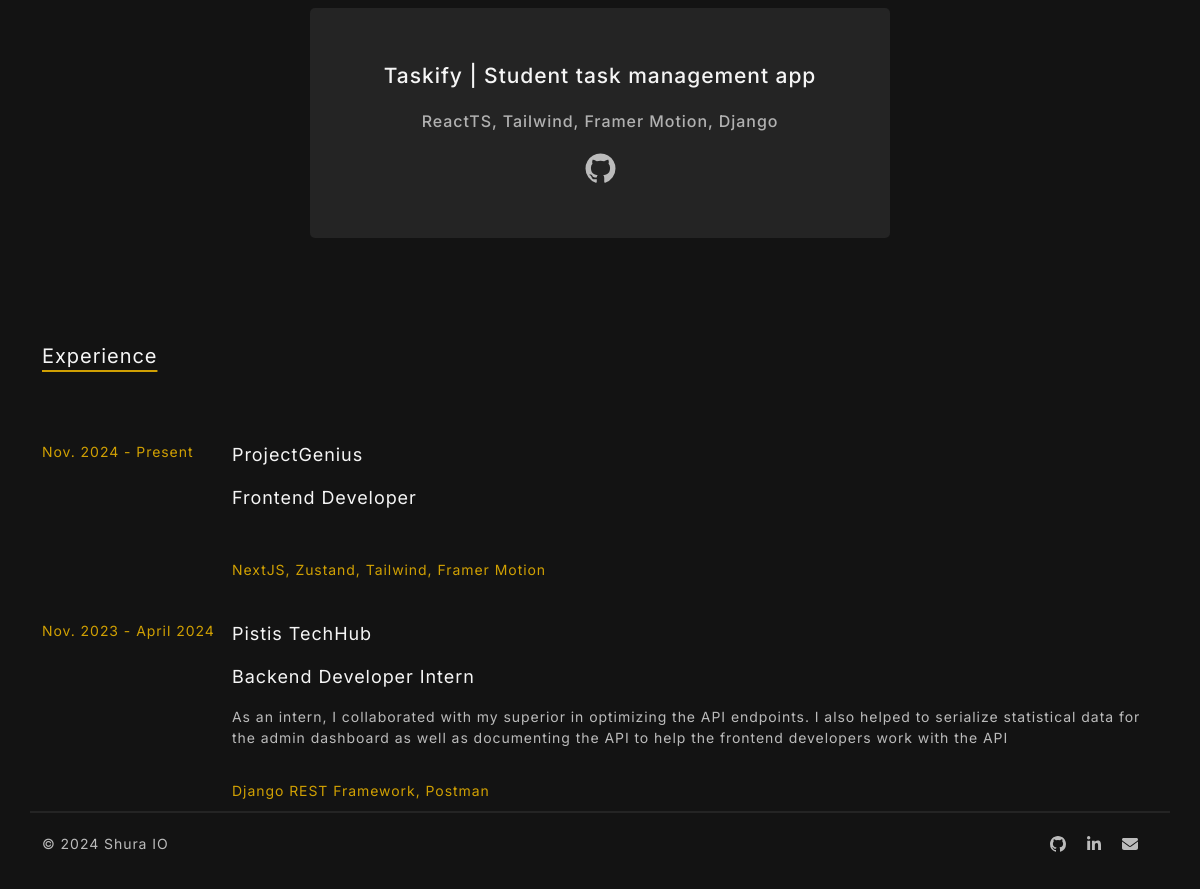
Before: / (lower part) with the older database file.
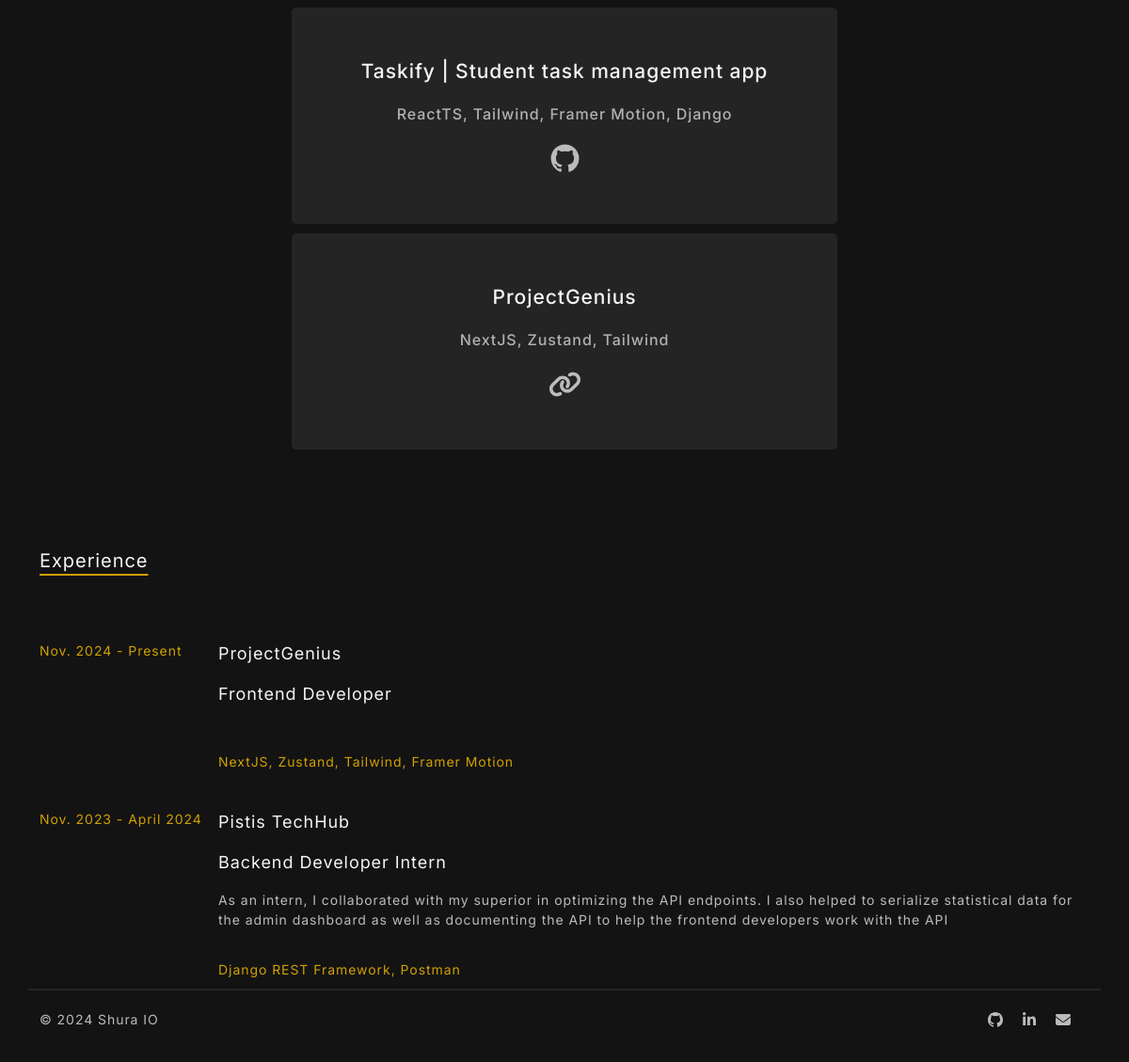
After: the same page with the newer database file.
### app/models.py (models this page shows, shortened)
class Project(models.Model):
    title = models.CharField(max_length=60)
    tech = models.CharField(max_length=100)
    github_link = models.URLField(max_length=150, blank=True, null=True)
    website_link = models.URLField(max_length=150, blank=True, null=True)

class Experience(models.Model):
    job_title = models.CharField(max_length=50)
    organization = models.CharField(max_length=100)
    start_date = models.DateField()
    end_date = models.DateField(blank=True, null=True)
    description = models.TextField(blank=True, null=True)
    tech1 = models.CharField(max_length=40)
    class Meta:
        ordering = ['-start_date']

### app/views.py (the view)
# urls.py: path('', views.index)
def index(request):
    techstack = TechStack.objects.all().reverse
    experience = Experience.objects.all()
    project = Project.objects.all()
    service = Service.objects.all()
    context = {'techstack': techstack, 'experience': experience, 'project': project, 'service': service}
    return render(request, 'index.html', context)

### templates/index.html (shortened to what this page needs)
{% load static %}
<html lang="en">
<head>
    <link href="{% static 'css/style.css' %}" rel="stylesheet">
    <link href="https://cdn.jsdelivr.net/npm/bootstrap@5.2.3/dist/css/bootstrap.min.css" rel="stylesheet">
</head>
<body>
<main>
    <section class="projects" id="projects">
        <div class="project-cards container mb-5">
            {% for p in project%}
            <div class="project-card">
                <div class="project-content">
                    <p class="project-title">{{p.title}}</p>
                    <h5 class="project-stack">{{p.tech}}</h5>
                    <div class="project-links">
                        {% if p.github_link == None %}
                        {% else %}
                        <a href="{{p.github_link}}" class="project-link" target="_blank" rel="noopener noreferrer">
                        </a>
                        {% endif %}
                        {% if p.website_link == None %}
                        {% else %}
                        <a href="{{p.website_link}}" target="_blank" class="project-link">
                        </a>
                        {% endif %}
                    </div>
                </div>
            </div>
            {% endfor%}
        </div>
    </section>
    <section class="experience" id="experience">
        <div class="heading container">Experience</div>
        {% for e in experience %}
            <div class="experience-container d-flex container">
                <div class="timeline">
                    {{e.start_date|date:"N Y"}} - {%if e.end_date is None %} Present {% else %} {{e.end_date|date:"N Y"}}
                {% endif %}
                </div>
                <div class="work-info d-flex flex-column">
                    <p class="organisation">{{e.organization}}</p>
                    <p class="position">{{e.job_title}}</p>
                    <p class="job-des">{{e.description}}</p>
                    <div class="job-skill mt-3">{{e.tech1}}</div>
                </div>
            </div>
        {% endfor %}
    </section>
      <section class="footer">
        <div class="lisense container d-flex justify-content-between">
                <span>© 2024 Shura IO</span>
            <div class="footer-links ">
                <a href="https://github.com/Hamidusman" target="_blank" class="footer-link" rel="noopener noreferrer">
                </a>
                <a href="http://linkedin.com/in/abdulhamid-omeiza-usman/" class="footer-link" target="_blank" rel="noopener noreferrer">
                </a>
                <a href="mailto:http://www.abdulhamidusman218@gmail.com" class="footer-link" class="footer-link" target="_blank" rel="noopener noreferrer">
                </a>
            </div>
        </div>
      </section>
</body>
</html>

### static/css/style.css (style rules this page uses)
body, section { margin: 0; padding: 0; color: var(--grey); overflow-x: hidden; font-size: 14; scroll-behavior: smooth; letter-spacing: 0.25mm; }
* { font-family: inter; scroll-behavior: smooth; }
a { text-decoration: none; color: white; }
h1,h2,h3,h4,h5,p { cursor:default; }
section { margin: 0 }
:root { --color-primary: #131313; --color-secondary: #d0a003; --tertiary: #242424; --grey: #bbbbbb; --dark: #343434 }
.heading { text-decoration: underline var(--color-secondary) solid; text-underline-offset: 30%; display: flex; padding: 30px 0; color: whitesmoke; font-size: 20; margin-top: 20px; }
.projects { width: 100%; background-color: var(--color-primary); }
.project-cards { display: flex; justify-content: center; flex-wrap: wrap; height: auto; }
.project-card { width: 580px; display: flex; flex-direction: column; margin: 5px; height: 230px; background-color: var(--tertiary); border-radius: 5px; padding: 10 0; color:rgb(177, 177, 177); }
.project-content { height: 100%; display: flex; flex-direction: column; justify-content: center; text-align: center; margin: 10px; }
.project-title { font-weight: 500; font-size: 21px; color: whitesmoke; ; }
.project-stack { font-size: 16; }
.project-stack, .project-title, .project-links { margin: 10px }
.project-link { width: 16px; margin: 0px 10px; text-decoration: none; }
.experience { height: auto; background-color: var(--color-primary); }
.experience-container { margin-top: 40px }
.timeline { min-width: 190px; color: var(--color-secondary); }
.job-skill { color: var(--color-secondary) }
.organisation, .position { font-size: 18px; color: whitesmoke }
.job-des { margin-right: 10px; font-size: ; }
.footer { width: 100%; background-color: var(--color-primary); }
.lisense { width: 100%; margin-top: 10px; margin-bottom: 35px; border-top: 2px solid var(--tertiary); }
.footer-links { display: flex; flex-direction: row; justify-content: center; align-items: center; width: fit-content }
span, .footer-links { margin-top: 20px }
.footer-link { text-decoration: none; margin-right: 20px }

Changed rows visible on the page:
added Project: title "ProjectGenius", tech "NextJS, Zustand, Tailwind"
